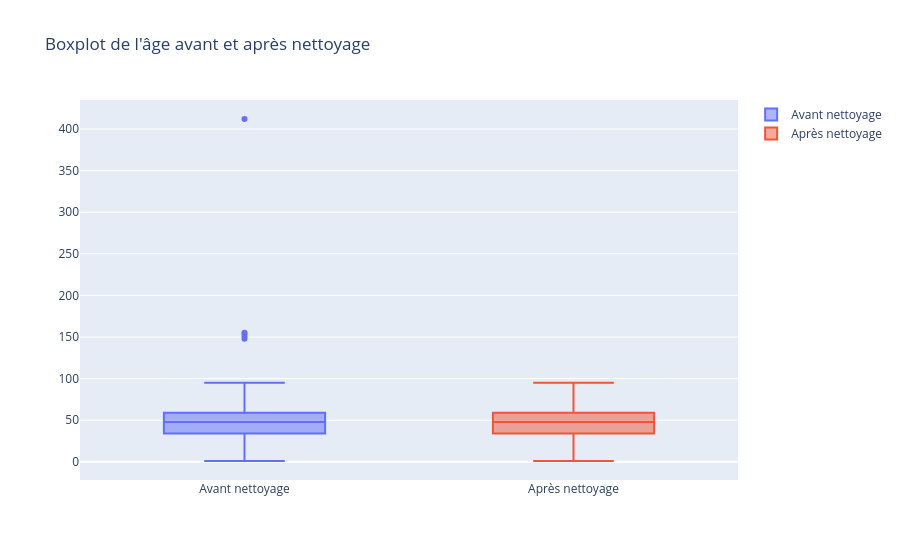

Here is the notebook cell this chart was saved with:
### Markdown cell above
On voit l'avant/apres en histogramme, en effet il y'a des petits points bleu vers les 150 et les 400 ans, mais c'est compliqué à voir carb c'est tres zoomé en effet il y'a tres peu de lignes dans le dataframe avec des ages abhérrants.

### Code cell
import plotly.graph_objects as go

fig = go.Figure()

fig.add_box(y=df["Patient Age BEFORE"], name="Avant nettoyage")
fig.add_box(y=df["Patient Age"], name="Après nettoyage")

fig.update_layout(title="Boxplot de l'âge avant et après nettoyage")

fig.show()

### Figure 1 — Plotly figure (JSON) as saved in the notebook; plotly's stock layout.template omitted (floating-point values rounded to 4 significant figures; data arrays with more than 128 entries replaced by an {"elided": "..."} marker saying what was removed)
{"data": [{"name": "Avant nettoyage", "type": "box", "y": {"elided": "54737 int values"}}, {"name": "Après nettoyage", "type": "box", "y": {"elided": "54737 float values"}}], "layout": {"title": {"text": "Boxplot de l'âge avant et après nettoyage"}}}
